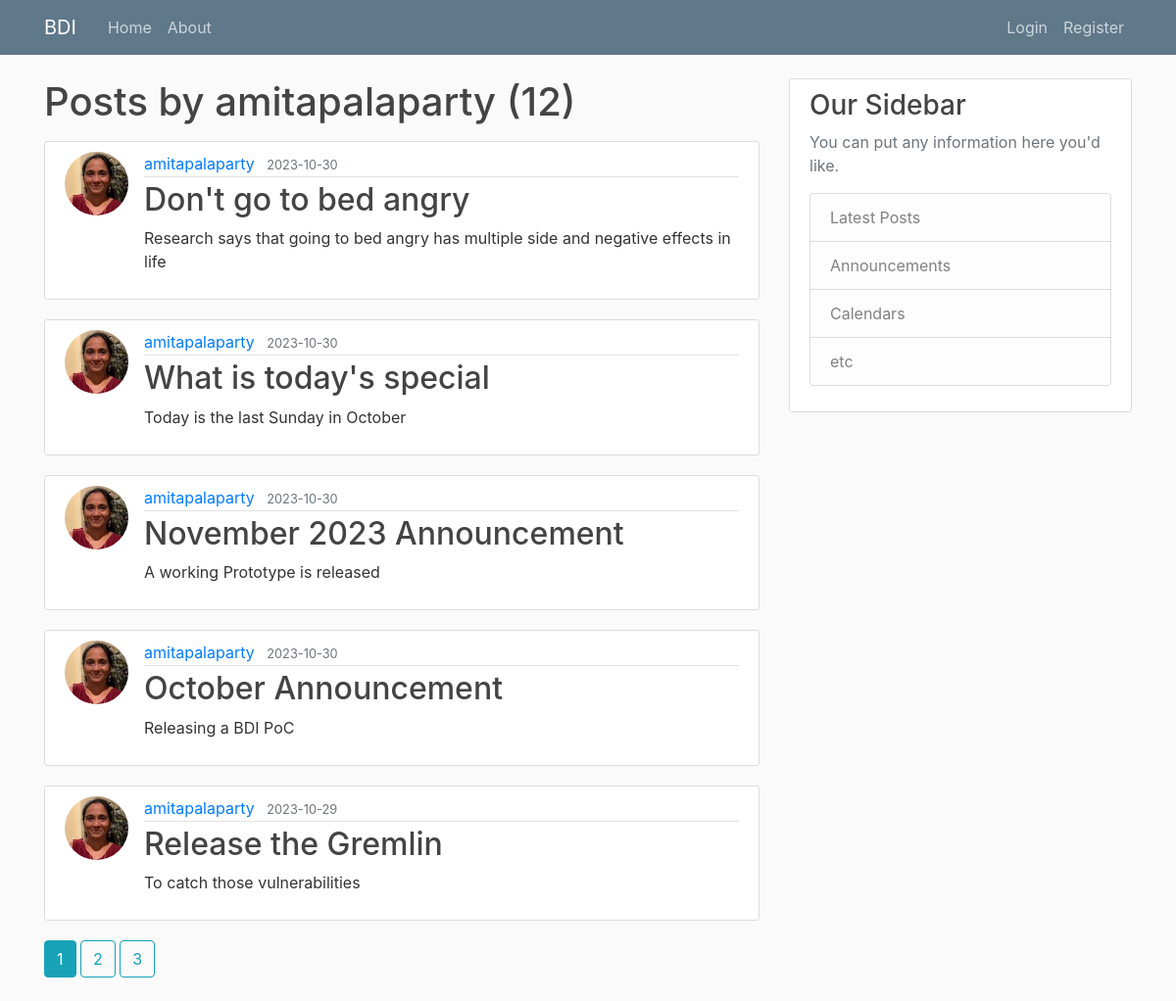
The page /user/amitapalaparty on the database its author committed.
### bdi/models.py (models this page shows, shortened)
class User(db.Model, UserMixin):
    id = db.Column(db.Integer, primary_key=True)
    username = db.Column(db.String(20), unique=True, nullable=False)
    email = db.Column(db.String(120), unique=True, nullable=False)
    image_file = db.Column(db.String(20), nullable=False, default='default.jpg')
    password = db.Column(db.String(60), nullable=False)
    posts = db.relationship('Post', backref='author', lazy=True)

class Post(db.Model):
    id = db.Column(db.Integer, primary_key=True)
    title = db.Column(db.String(100), nullable=False)
    date_posted = db.Column(db.DateTime, nullable=False, default=datetime.utcnow)
    content = db.Column(db.Text, nullable=False)
    user_id = db.Column(db.Integer, db.ForeignKey('user.id'), nullable=False)

### bdi/users/routes.py (the view)
@users.route("/user/<string:username>")
def user_posts(username):
    page = request.args.get('page', 1, type=int)
    user = User.query.filter_by(username=username).first_or_404()
    posts = Post.query.filter_by(author=user)\
        .order_by(Post.date_posted.desc())\
        .paginate(page=page, per_page=5)
    return render_template('user_posts.html', posts=posts, user=user)

### bdi/templates/user_posts.html
{% extends "layout.html" %}
{% block content %}
    <h1 class="mb-3">Posts by {{ user.username }} ({{ posts.total }})</h1>
    {% for post in posts.items %}
        <article class="media content-section">
          <img class="rounded-circle article-img" src="{{ url_for('static', filename='profile_pics/' + post.author.image_file) }}">
          <div class="media-body">
            <div class="article-metadata">
              <a class="mr-2" href="{{ url_for('users.user_posts', username=post.author.username) }}">{{ post.author.username }}</a>
              <small class="text-muted">{{ post.date_posted.strftime('%Y-%m-%d') }}</small>
            </div>
            <h2><a class="article-title" href="{{ url_for('posts.post', post_id=post.id) }}">{{ post.title }}</a></h2>
            <p class="article-content">{{ post.content }}</p>
          </div>
        </article>
    {% endfor %}
    {% for page_num in posts.iter_pages(left_edge=1, right_edge=1, left_current=1, right_current=2) %}
      {% if page_num %}
        {% if posts.page == page_num %}
          <a class="btn btn-info mb-4" href="{{ url_for('users.user_posts', username=user.username, page=page_num) }}">{{ page_num }}</a>
        {% else %}
          <a class="btn btn-outline-info mb-4" href="{{ url_for('users.user_posts', username=user.username, page=page_num) }}">{{ page_num }}</a>
        {% endif %}
      {% else %}
        ...
      {% endif %}
    {% endfor %}
{% endblock content %}

### bdi/static/main.css (style rules this page uses)
body { background: #fafafa; color: #333333; margin-top: 5rem; }
h1, h2, h3, h4, h5, h6 { color: #444444; }
.content-section { background: #ffffff; padding: 10px 20px; border: 1px solid #dddddd; border-radius: 3px; margin-bottom: 20px; }
.article-title { color: #444444; }
.article-content { white-space: pre-line; }
.article-img { height: 65px; width: 65px; margin-right: 16px; }
.article-metadata { padding-bottom: 1px; margin-bottom: 4px; border-bottom: 1px solid #e3e3e3 }

### rows shown on the page
User: username "amitapalaparty"
Post: image_file (picture), author.username "amitapalaparty", date_posted "2023-10-30", title "Don't go to bed angry", content "Research says that going to bed angry has multiple side and negative effects in life"
Post: image_file (picture), author.username "amitapalaparty", date_posted "2023-10-30", title "What is today's special", content "Today is the last Sunday in October"
Post: image_file (picture), author.username "amitapalaparty", date_posted "2023-10-30", title "November 2023 Announcement", content "A working Prototype is released"
Post: image_file (picture), author.username "amitapalaparty", date_posted "2023-10-30", title "October Announcement", content "Releasing a BDI PoC"
Post: image_file (picture), author.username "amitapalaparty", date_posted "2023-10-29", title "Release the Gremlin", content "To catch those vulnerabilities"

### other values the page prints
{{ posts.total }} "12"
{{ page_num }} "1"
{{ page_num }} "2" "3"
